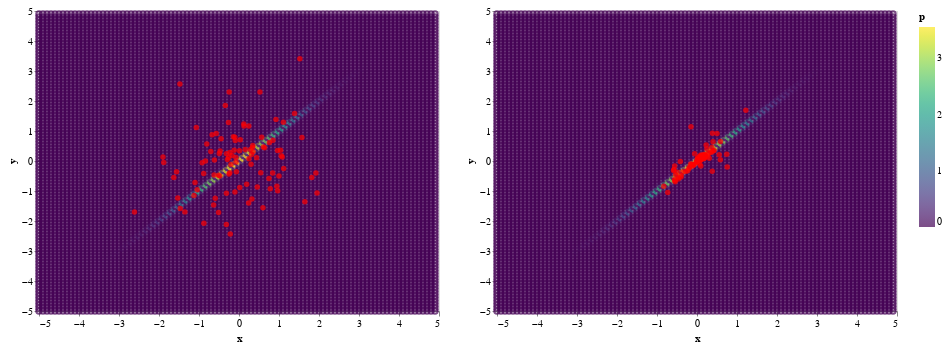

The notebook cell saved with this chart:
### Code cell
fig = get_density_chart(distribution, d=5.0, step=0.1)

(fig + get_particles_chart(x_init.cpu().numpy())) | (fig + get_particles_chart(x.cpu().numpy()))

### Figure 1 — Vega-Lite specification as saved in the notebook (floating-point values rounded to 4 significant figures; data arrays with more than 128 entries replaced by an {"elided": "..."} marker saying what was removed)
{"config": {"view": {"continuousWidth": 400, "continuousHeight": 300}}, "hconcat": [{"layer": [{"data": {"name": "data-789f4cebe78f889ff94e3a9d5bc03c9d"}, "mark": "point", "encoding": {"color": {"type": "quantitative", "field": "p", "scale": {"scheme": "viridis"}}, "tooltip": [{"type": "quantitative", "field": "x"}, {"type": "quantitative", "field": "y"}, {"type": "quantitative", "field": "p"}], "x": {"type": "quantitative", "field": "x"}, "y": {"type": "quantitative", "field": "y"}}}, {"data": {"name": "data-9f244f3cf0a39de961c36e60f2cb09a6"}, "mark": {"type": "circle", "color": "red"}, "encoding": {"x": {"type": "quantitative", "field": "x"}, "y": {"type": "quantitative", "field": "y"}}}]}, {"layer": [{"data": {"name": "data-789f4cebe78f889ff94e3a9d5bc03c9d"}, "mark": "point", "encoding": {"color": {"type": "quantitative", "field": "p", "scale": {"scheme": "viridis"}}, "tooltip": [{"type": "quantitative", "field": "x"}, {"type": "quantitative", "field": "y"}, {"type": "quantitative", "field": "p"}], "x": {"type": "quantitative", "field": "x"}, "y": {"type": "quantitative", "field": "y"}}}, {"data": {"name": "data-a290c2aeaa9978b819de300ffd2958cd"}, "mark": {"type": "circle", "color": "red"}, "encoding": {"x": {"type": "quantitative", "field": "x"}, "y": {"type": "quantitative", "field": "y"}}}]}], "$schema": "https://vega.github.io/schema/vega-lite/v4.8.1.json", "datasets": {"data-789f4cebe78f889ff94e3a9d5bc03c9d": {"elided": "10000 records"}, "data-9f244f3cf0a39de961c36e60f2cb09a6": [{"x": -1.126, "y": -1.152}, {"x": -0.2506, "y": -0.4339}, {"x": 0.8487, "y": 0.692}, {"x": -0.316, "y": -2.115}, {"x": 0.3223, "y": -1.263}, {"x": 0.35, "y": 0.3081}, {"x": 0.1198, "y": 1.238}, {"x": 1.117, "y": -0.2473}, {"x": -1.353, "y": -1.696}, {"x": 0.5667, "y": 0.7935}, {"x": 0.5988, "y": -1.555}, {"x": -0.3414, "y": 1.853}, {"x": 0.7502, "y": -0.5855}, {"x": -0.1734, "y": 0.1835}, {"x": 1.389, "y": 1.586}, {"x": 0.9463, "y": -0.8437}, {"x": -0.6136, "y": 0.03159}, {"x": -0.4927, "y": 0.2484}, {"x": 0.4397, "y": 0.1124}, {"x": 0.6408, "y": 0.4412}, {"x": -0.1023, "y": 0.7924}, {"x": -0.2897, "y": 0.05251}, {"x": 0.5229, "y": 2.302}, {"x": -1.469, "y": -1.587}, {"x": -0.6731, "y": 0.8728}, {"x": 1.055, "y": 0.1778}, {"x": -0.2303, "y": -0.3918}, {"x": 0.5433, "y": -0.3952}, {"x": -0.4462, "y": 0.744}, {"x": 1.521, "y": 3.411}, {"x": -1.531, "y": -1.234}, {"x": 1.82, "y": -0.5515}, {"x": -0.5692, "y": 0.92}, {"x": 1.111, "y": 1.29}, {"x": -1.478, "y": 2.567}, {"x": -0.4731, "y": 0.3356}, {"x": -1.629, "y": -0.5497}, {"x": -0.4798, "y": -0.4997}, {"x": -1.067, "y": 1.115}, {"x": -0.1407, "y": 0.8058}, {"x": -0.09335, "y": 0.6871}, {"x": -0.8383, "y": 0.0008918}, {"x": 0.8419, "y": -0.4}, {"x": 1.039, "y": 0.3582}, {"x": -0.246, "y": 2.303}, {"x": -1.882, "y": -0.04973}, {"x": -1.045, "y": -0.9565}, {"x": 0.03353, "y": 0.7101}, {"x": 1.646, "y": -1.36}, {"x": 0.3446, "y": 0.5199}, {"x": -2.613, "y": -1.696}, {"x": -0.2282, "y": 0.28}, {"x": 0.2469, "y": 0.07689}, {"x": 0.338, "y": 0.4544}, {"x": 0.4569, "y": -0.8654}, {"x": 0.7813, "y": -0.9268}, {"x": -0.2188, "y": -2.435}, {"x": -0.07291, "y": -0.03399}, {"x": 0.9625, "y": 0.3492}, {"x": -0.9215, "y": -0.05619}, {"x": -0.6227, "y": -0.4637}, {"x": 1.922, "y": -0.4025}, {"x": 0.1239, "y": 1.165}, {"x": 0.9234, "y": 1.387}, {"x": -0.8834, "y": -0.4189}, {"x": -0.8048, "y": 0.5656}, {"x": 0.6104, "y": 0.4669}, {"x": 1.951, "y": -1.063}, {"x": -0.07733, "y": 0.1164}, {"x": -0.594, "y": -1.244}, {"x": -0.1021, "y": -1.034}, {"x": -0.3126, "y": 0.2458}, {"x": -0.2596, "y": 0.1183}, {"x": 0.244, "y": 1.165}, {"x": 0.2886, "y": 0.3866}, {"x": -0.2011, "y": -0.1179}, {"x": 0.1922, "y": -0.7722}, {"x": -1.9, "y": 0.1307}, {"x": -0.7043, "y": 0.3147}, {"x": 0.1574, "y": 0.3854}, {"x": 0.9671, "y": -0.9911}, {"x": 0.3016, "y": -0.1073}, {"x": 0.9985, "y": -0.4987}, {"x": 0.7611, "y": 0.6183}, {"x": 0.314, "y": 0.2133}, {"x": -0.1201, "y": 0.3605}, {"x": -0.314, "y": -1.079}, {"x": 0.2408, "y": -1.396}, {"x": -0.06614, "y": -0.3584}, {"x": -1.562, "y": -0.3546}, {"x": 1.081, "y": 0.1315}, {"x": 1.574, "y": 0.7814}, {"x": -0.5111, "y": -1.714}, {"x": -0.5101, "y": -0.4749}, {"x": -0.6334, "y": -1.468}, {"x": -0.8785, "y": -2.078}, {"x": -1.1, "y": -0.7201}, {"x": 0.01193, "y": 0.3398}, {"x": -0.2635, "y": 1.28}, {"x": 0.01939, "y": -0.8808}], "data-a290c2aeaa9978b819de300ffd2958cd": [{"x": -0.2316, "y": -0.3256}, {"x": 0.0314, "y": 0.009946}, {"x": 0.06472, "y": 0.1557}, {"x": -0.5444, "y": -0.6936}, {"x": -0.3554, "y": -0.3643}, {"x": 0.08858, "y": 0.0623}, {"x": 0.4284, "y": 0.3511}, {"x": 0.4053, "y": 0.34}, {"x": -0.554, "y": -0.6589}, {"x": 0.1056, "y": 0.1539}, {"x": -0.4003, "y": -0.5298}, {"x": 0.4005, "y": 0.6387}, {"x": -0.02598, "y": -0.04858}, {"x": 0.06669, "y": 0.06242}, {"x": 0.5867, "y": 0.6521}, {"x": 0.06983, "y": -0.1024}, {"x": 0.02028, "y": 0.09523}, {"x": 0.03469, "y": 0.04862}, {"x": 0.04893, "y": 0.0727}, {"x": 0.04452, "y": 0.09417}, {"x": 0.2141, "y": 0.1627}, {"x": 0.04877, "y": 0.08219}, {"x": 0.3864, "y": 0.9271}, {"x": -0.5593, "y": -0.6194}, {"x": 0.1439, "y": 0.1762}, {"x": 0.2004, "y": 0.2204}, {"x": 0.04543, "y": 0.03014}, {"x": 0.02022, "y": 0.02799}, {"x": 0.123, "y": 0.1438}, {"x": 1.221, "y": 1.695}, {"x": -0.4985, "y": -0.3772}, {"x": 0.5838, "y": 0.04094}, {"x": 0.149, "y": 0.1979}, {"x": 0.3696, "y": 0.4565}, {"x": -0.1502, "y": 1.139}, {"x": 0.04236, "y": 0.05808}, {"x": -0.5585, "y": -0.163}, {"x": -0.001615, "y": -0.02339}, {"x": -0.05957, "y": 0.2407}, {"x": 0.1998, "y": 0.165}, {"x": 0.1995, "y": 0.1414}, {"x": 0.02903, "y": 0.07833}, {"x": 0.01773, "y": 0.0695}, {"x": 0.1461, "y": 0.1933}, {"x": 0.5002, "y": 0.9166}, {"x": -0.5862, "y": -0.316}, {"x": -0.1151, "y": -0.1682}, {"x": 0.2662, "y": 0.1533}, {"x": 0.3806, "y": -0.3441}, {"x": 0.1631, "y": 0.1205}, {"x": -0.8313, "y": -0.8437}, {"x": 0.05781, "y": 0.05668}, {"x": 0.1862, "y": 0.09914}, {"x": 0.1504, "y": 0.1083}, {"x": -0.08477, "y": -0.1221}, {"x": -0.07672, "y": -0.1271}, {"x": -0.7307, "y": -1.047}, {"x": 0.1141, "y": 0.1299}, {"x": 0.09933, "y": 0.1659}, {"x": 0.009151, "y": 0.08231}, {"x": 0.004011, "y": -0.0115}, {"x": 0.7436, "y": 0.2258}, {"x": 0.3723, "y": 0.2991}, {"x": 0.2287, "y": 0.5355}, {"x": 0.006697, "y": -0.001469}, {"x": 0.06545, "y": 0.08947}, {"x": 0.0527, "y": 0.09953}, {"x": 0.7547, "y": -0.1963}, {"x": 0.1059, "y": 0.07845}, {"x": -0.2777, "y": -0.3432}, {"x": -0.1876, "y": -0.2111}, {"x": 0.04557, "y": 0.05407}, {"x": 0.05288, "y": 0.0711}, {"x": 0.3361, "y": 0.2953}, {"x": 0.1729, "y": 0.08998}, {"x": 0.09754, "y": 0.2008}, {"x": -0.1584, "y": -0.0997}, {"x": -0.5756, "y": -0.2865}, {"x": 0.02209, "y": 0.04825}, {"x": 0.3069, "y": 0.0919}, {"x": 0.09523, "y": -0.1639}, {"x": 0.1963, "y": 0.205}, {"x": 0.08898, "y": 0.02945}, {"x": 0.05395, "y": 0.1223}, {"x": 0.1088, "y": 0.06299}, {"x": 0.1016, "y": 0.07583}, {"x": -0.2035, "y": -0.2485}, {"x": -0.5334, "y": -0.4556}, {"x": 0.09872, "y": 0.04854}, {"x": -0.4163, "y": -0.01887}, {"x": 0.2901, "y": 0.2469}, {"x": 0.5543, "y": 0.2063}, {"x": -0.4646, "y": -0.5464}, {"x": 0.00557, "y": -0.01341}, {"x": -0.3989, "y": -0.4873}, {"x": -0.4672, "y": -0.5965}, {"x": -0.1386, "y": -0.1162}, {"x": 0.1662, "y": 0.07507}, {"x": 0.2477, "y": 0.3988}, {"x": -0.1203, "y": -0.1291}]}}
